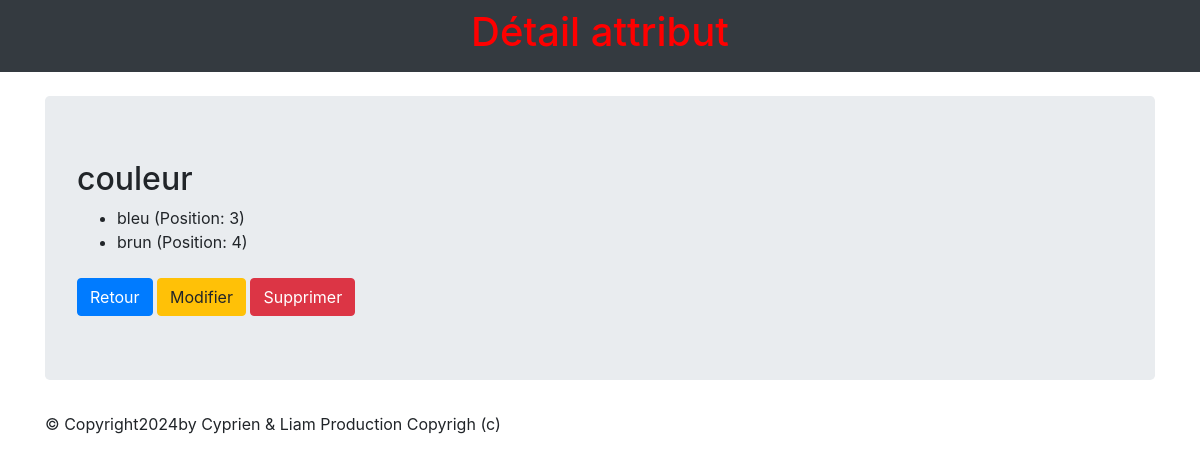
/monapp/product-attributes/1/, run on the app's committed database.
### monapp/models.py (models this page shows, shortened)
class ProductAttribute(models.Model):
    class Meta:
        verbose_name = "Attribut"
    name = models.CharField(max_length=100)

class ProductAttributeValue(models.Model):
    class Meta:
        verbose_name = "Valeur attribut"
        ordering = ["position"]
    value = models.CharField(max_length=100)
    product_attribute = models.ForeignKey(
        "ProductAttribute", verbose_name="Unité", on_delete=models.CASCADE
    )
    position = models.PositiveSmallIntegerField("Position", null=True, blank=True)

### monapp/views.py (the view)
class ProductAttributeDetailView(DetailView):
    model = ProductAttribute
    template_name = "monapp/detail_product_attribute.html"
    context_object_name = "productattribute"
    def get_context_data(self, **kwargs):
        context = super(ProductAttributeDetailView, self).get_context_data(**kwargs)
        context["titremenu"] = "Détail attribut"
        context["values"] = ProductAttributeValue.objects.filter(
            product_attribute=self.object
        ).order_by("position")
        return context

### monapp/templates/monapp/detail_product_attribute.html (shortened to what this page needs)
{% extends 'monapp/base.html' %}
{% block menu %}
  <h1>{{ titremenu }}</h1>
{% endblock %}
{% block contenu %}
  <h2>{{ productattribute.name }}</h2>
  <ul>
    {% for value in values %}
      <li>{{ value.value }} (Position: {{ value.position }})</li>
    {% empty %}
      <li>Aucune valeur disponible pour cet attribut.</li>
    {% endfor %}
  </ul>
  <a href="{% url 'product-attribute-list' %}" class="btn btn-primary mt-2">Retour</a>
  <a href="{% url 'product-attribute-update' productattribute.id %}" class="btn btn-warning mt-2">Modifier</a>
  <a href="{% url 'product-attribute-delete' productattribute.id %}" class="btn btn-danger mt-2">Supprimer</a>
{% endblock %}

### static/styles.css (style rules this page uses)
h1 { color: red }

### data on the page
ProductAttribute: name "couleur"
ProductAttributeValue: value "bleu", position "3"
ProductAttributeValue: value "brun", position "4"

### other printed values
{{ titremenu }} "Détail attribut"
